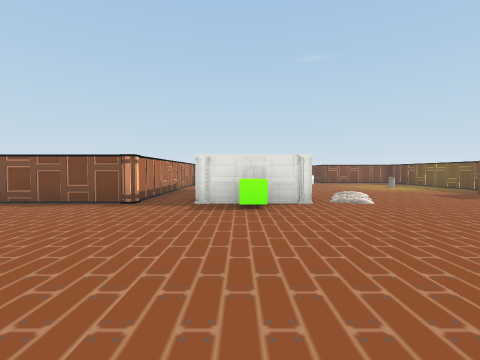
view 1 (above)

21 first-person views from a walk through a Unity game level. The camera is 1.2 m above the floor, tilts 2° down and sees 85° across. The floor is counted in squares, 1.8 m on a side. Each view is taken from the middle of a square. On the plan, view 1 faces up. The plan holds only what a view shows up to about 9 squares ahead; the rest is blank. The place goes on beyond the plan. The player character is not drawn. Door leaves are left out, so doorways stand open. Some surface patterns are stand-ins.

view 2
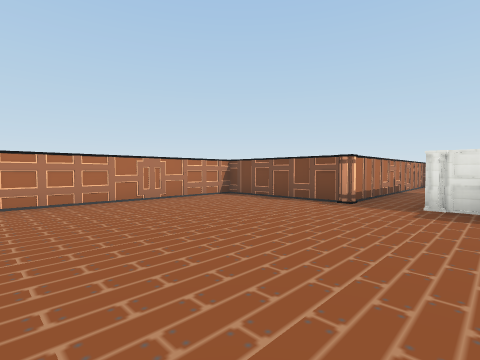

view 3
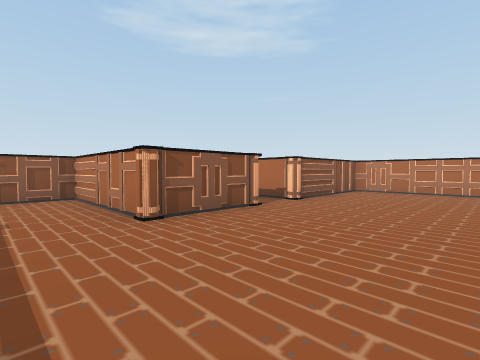

view 4
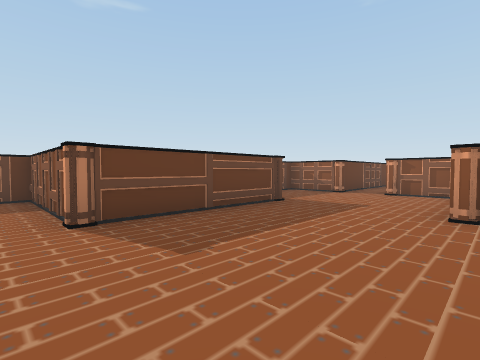

view 5
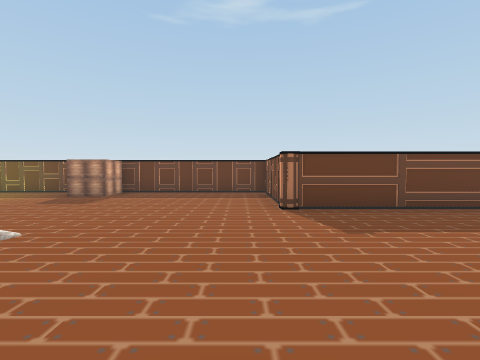

view 6
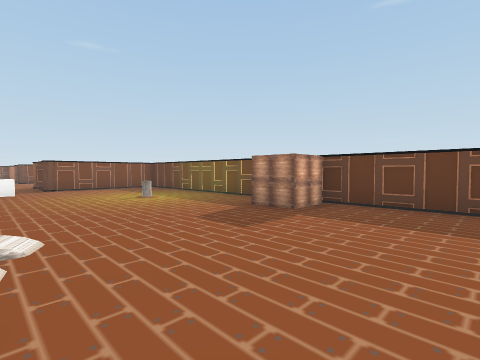

view 7
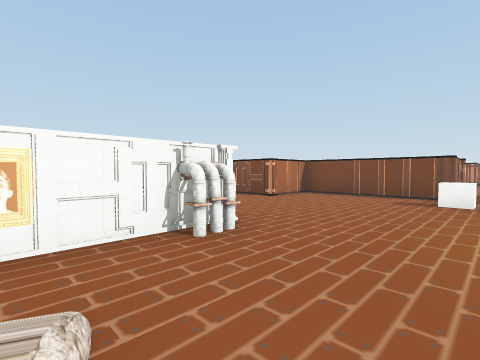

view 8
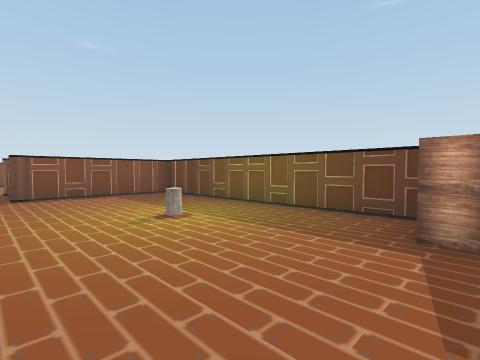

view 9
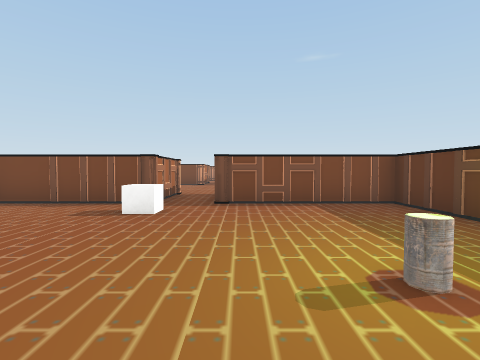

view 10
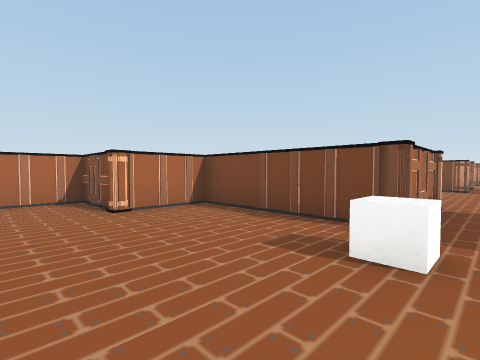

view 11
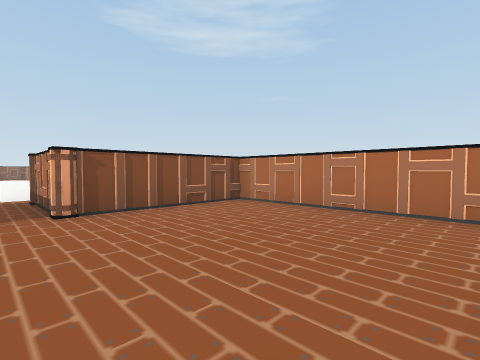

view 12
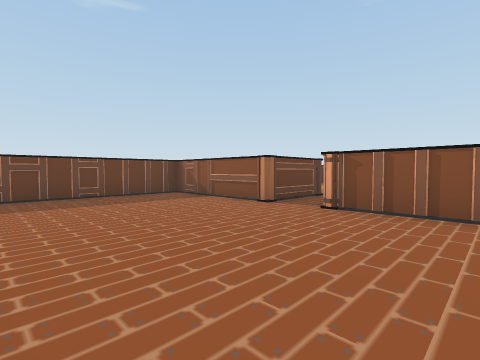

view 13
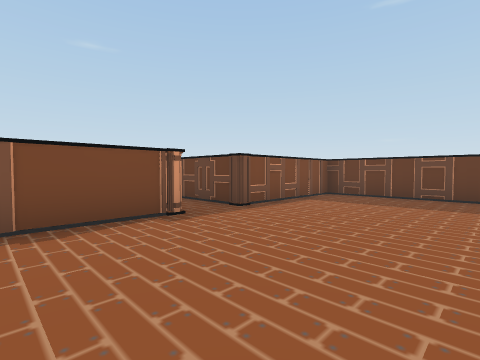

view 14
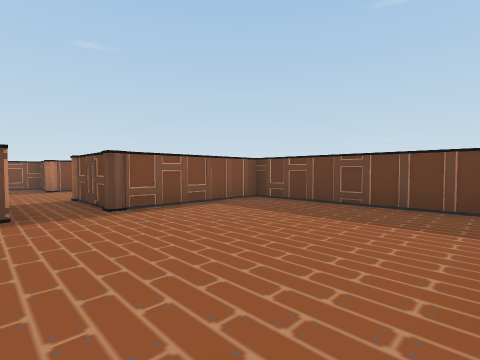

view 15
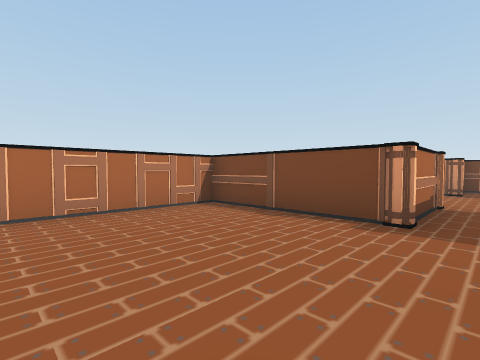

view 16
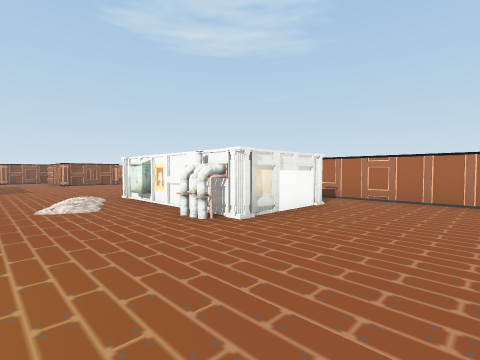

view 17
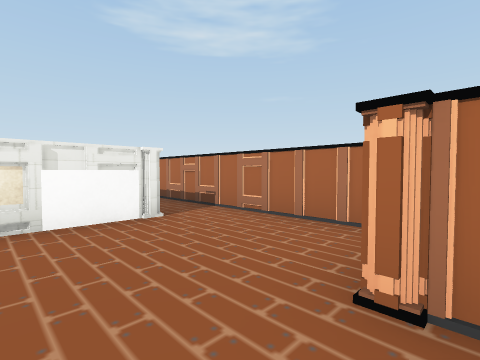

view 18
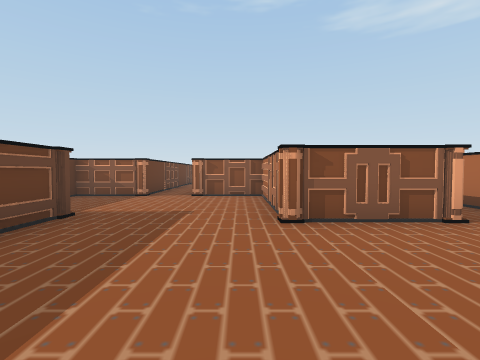

view 19
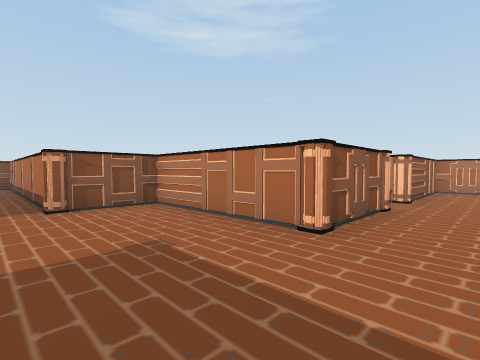

view 20
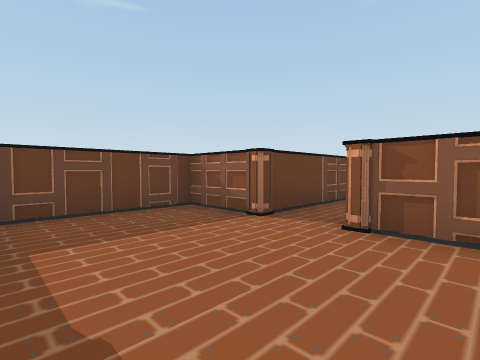

view 21
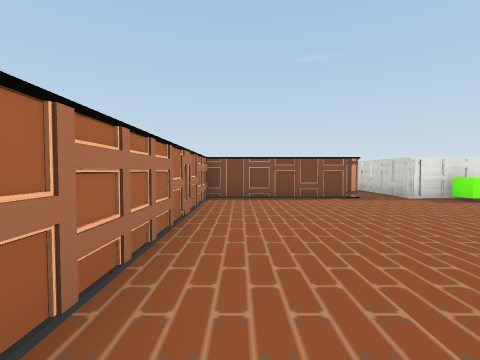

### Floor plan
Points are (right, up) in squares from view 1. A wall is a line through its corners. A room is listed if a view was taken in it or the views show most of it. See-through windows are left out.
Room 1 (views 1, 2, 3, 4, 5, 6, 7, 8, 9, 10, 16, 17, 18, 19, 20, 21)
walls: (0, 4.6) (0, 5.5); (-1, 9.4) (1.4, 9.4) (1.4, 5.4) (-0.8, 5.4) (-0.8, 8); (-1, -1.4) (1.4, -1.4) (1.4, -5) (3.2, -5); (4.6, -1.9) (4.6, 2.2) (8.2, 2.2) (8.2, 14.4) (4.6, 14.4); (3.2, 14.4) (-0.4, 14.4) (-0.4, 12.6) (-2.2, 12.6) (-2.2, 5.4) (-5.8, 5.4) (-5.8, -1.4) (-2.2, -1.4); (4.6, -5) (6.4, -5) (6.4, -2.1)
low walls: (0.5, 4.6) (0, 4.6)
ways out: opening at (4, 15.5) to room 2; open door at (4, -6) to room 3; open door at (-1.5, -2); open door at (1, 5); gap at (-1.5, 6)
objects: painting (1, 7); other object (2, 9); other object (3, 7); cube (3, 13); barrel (6, 11); other object (7, 7)
Room 2 (views 11, 12, 13, 14, 15)
walls: (3.2, 21.6) (-0.4, 21.6) (-0.4, 16.6) (3.2, 16.6) (3.2, 14.4); (4.6, 14.4) (4.6, 16.6) (8.2, 16.6) (8.2, 21.6) (4.6, 21.6)
ways out: opening at (4, 15.5) to room 1; opening at (4, 22.5)
Room 3 (no view inside)
walls: (4.6, -7.5) (4.6, -5); (3.2, -5) (3.2, -7.5)
ways out: open door at (4, -6) to room 1

Where each view was taken, in squares from view 1:
view 1: 0 up, 0 right, facing up
view 2: 0 up, 0 right, facing up-left
view 3: 2 up, 3 right, facing down-left
view 4: 3 up, 1 right, facing down-right
view 5: 3 up, 0 right, facing right
view 6: 4 up, 3 right, facing up-right
view 7: 7 up, 4 right, facing up-left
view 8: 7 up, 4 right, facing up-right
view 9: 9 up, 5 right, facing up
view 10: 11 up, 4 right, facing up-left
view 11: 21 up, 4 right, facing down-left
view 12: 21 up, 1 right, facing down-right
view 13: 18 up, 1 right, facing up-right
view 14: 17 up, 3 right, facing up-right
view 15: 18 up, 4 right, facing up-left
view 16: 12 up, 4 right, facing down-left
view 17: 13 up, 1 right, facing down-left
view 18: 2 up, 2 right, facing down
view 19: 0 up, 4 right, facing down-left
view 20: 2 down, 2 right, facing down-right
view 21: 1 down, 5 left, facing up
